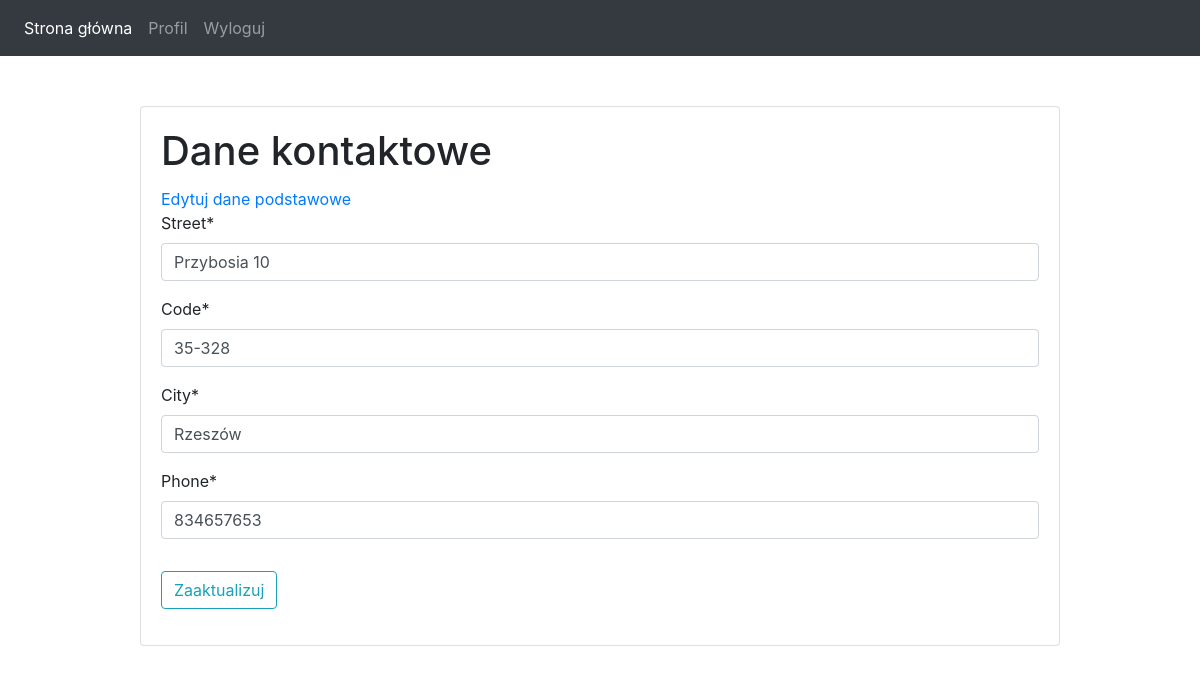
Screenshot of /profile/contact (signed in) with the database file from the repository.
### users/models.py (models this page shows, shortened)
class Contact(models.Model):
    user = models.OneToOneField(User, on_delete=models.CASCADE)
    street = models.CharField(max_length=100)
    city = models.CharField(max_length=100)
    code = models.CharField(max_length=6)
    phone = models.CharField(max_length=9)

### users/views.py (the view)
# urls.py: path('profile/contact', user_views.contact, name="contact"),
@login_required
def contact(request):
    try:
        contact = Contact.objects.get(user=request.user)
    except Contact.DoesNotExist:
        contact = Contact(user=request.user, street="", code="", city="", phone="")
        contact.save()
    title= 'edytuj profil'
    if request.method == 'POST':
        c_form = ContactUpdateForm(request.POST, instance=request.user.contact)
        if c_form.is_valid():
            c_form.save()
            messages.success(request, f'Zaaktualizowano dane!')
            return redirect('contact')
    else:
        c_form = ContactUpdateForm(instance=request.user.contact)
    context={
        "title": title,
        'c_form': c_form,
    }
    return render(request, 'users/contact.html', context)

### users/forms.py
class ContactUpdateForm(forms.ModelForm):
    class Meta:
        model = Contact
        fields = ['street', 'code', 'city', 'phone']

### users/templates/users/contact.html (shortened to what this page needs)
{% extends 'carRental/base.html' %}
{% load crispy_forms_tags %}
{% block content %}
	<div class="card">
		<div class="card-body">
		<h1 class="card-title">Dane kontaktowe</h1>
		<a href="{% url 'profile' %}">Edytuj dane podstawowe</a>
			<form method="POST">
				<fieldset class="form-group">
					{{ c_form|crispy }}
				</fieldset>
				<div class="form-group">
					<button class="btn btn-outline-info" type="submit">Zaaktualizuj</button>
				</div>
			</form>
		</div>
	</div>
{% endblock content%}

### rows the page displays
Contact: street "Przybosia 10", code "35-328", city "Rzeszów", phone "834657653"
